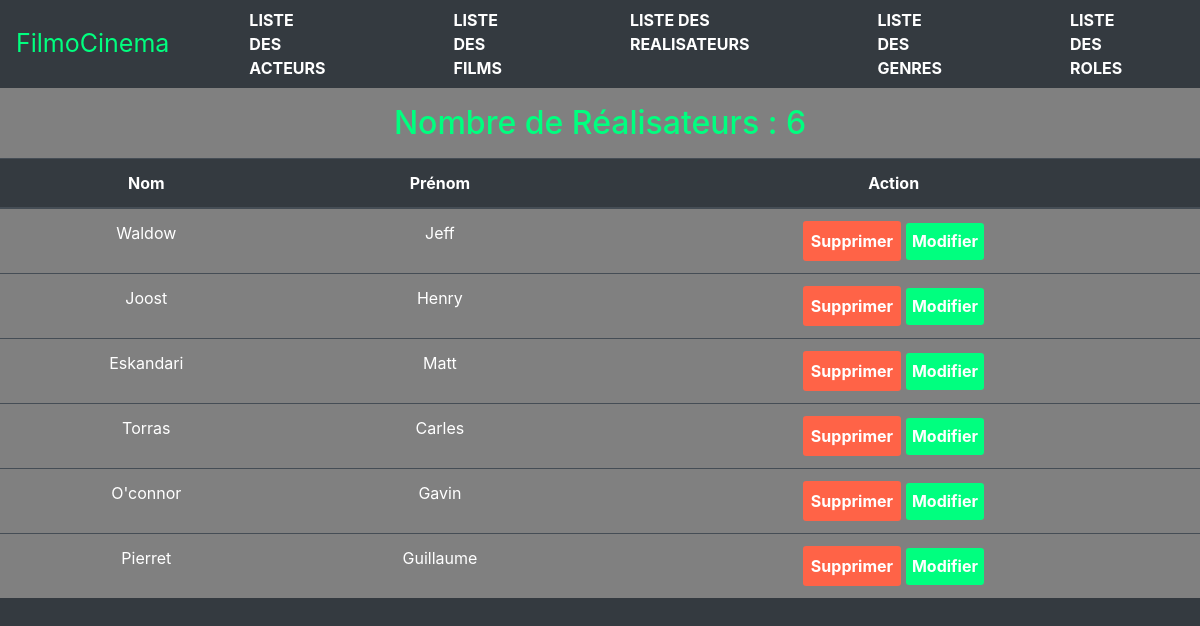
Page /index.php?action=listRealisateurs on the committed database.
### tables this page shows
CREATE TABLE IF NOT EXISTS `realisateur` (
  `id_real` int(11) NOT NULL AUTO_INCREMENT,
  `nom_realisateur` varchar(50) NOT NULL,
  `prenom_realisateur` varchar(50) NOT NULL,
  `date_naissance` int(11) DEFAULT NULL,
  PRIMARY KEY (`id_real`)
);

### Controller/RealisateurController.php (called while the page is built, shortened)
<?php
class RealisateurController
{
    public function findAll()
    {
        $dao = new DAO();
        $sql = "SELECT id_real, nom_realisateur, prenom_realisateur FROM realisateur ";
        $realisateurs = $dao->executerRequete($sql);
        require "View/realisateur/listRealisateurs.php";
    }
}

### BDD/DAO.php (called while the page is built, shortened)
<?php
class DAO
{
    private $bdd;
    public function __construct()
    {
        $this->bdd = new PDO('mysql:host=localhost;dbname=cinema;charset=utf8', 'root', '');
    }
    public function executerRequete($sql, $params = NULL)
    {
        if ($params == NULL) {
            $resultat = $this->bdd->query($sql);
        } else {
            $resultat = $this->bdd->prepare($sql);
            $resultat->execute($params);
        }
        return $resultat;
    }
}

### View/realisateur/listRealisateurs.php (the view, shortened to what this page needs)
<h2>Nombre de Réalisateurs : <?= $realisateurs->rowCount(); ?></h2>
<table class="table table-dark">
    <thead>
        <tr>
            <th scope="col">Nom</th>
            <th scope="col">Prénom</th>
            <th scope="col"id="action">Action</th>
        </tr>
    </thead>
    <tbody>
        <?php
        while ($realisateur = $realisateurs->fetch())
        {
            echo '<tr><td><a href="index.php?action=detailRealisateurs&id='.$realisateur["id_real"].'">' . $realisateur['nom_realisateur'] . '</a></td>';
            echo '<td>' . $realisateur['prenom_realisateur'] . '</td>';
            echo '<td><button class="bDelete">Supprimer</button> <button class="bMod">Modifier</button></tr>';
        }
        ?>
    </tbody>
<?php
require "View/template.php";

### Public/css/style.css (style rules this page uses)
h2 { text-align: center; color: springgreen; background-color: gray; margin: 0; padding: 0.5em; }
thead { text-align: center; background-color: #343a40; }
tbody { text-align: center; }
.table-dark { background-color: gray; }
.bDelete { background-color: tomato; color: white; border: none; border-radius: 0.2em; padding: 0.5em; font-weight: bold; }
.bMod { background-color: springgreen; color: white; border: none; border-radius: 0.2em; padding: 0.4em; font-weight: bold; }
td a { text-decoration: none; color: white; }
body { background: #343a40; }

### rows in the picture
realisateur: nom_realisateur "Waldow", prenom_realisateur "Jeff"
realisateur: nom_realisateur "Joost", prenom_realisateur "Henry"
realisateur: nom_realisateur "Eskandari", prenom_realisateur "Matt"
realisateur: nom_realisateur "Torras", prenom_realisateur "Carles"
realisateur: nom_realisateur "O'connor", prenom_realisateur "Gavin"
realisateur: nom_realisateur "Pierret", prenom_realisateur "Guillaume"

### other values in the picture
$realisateurs->rowCount() "6"
